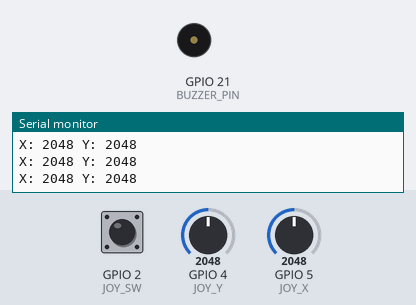
This sketch was run on a simulated ESP32. Parts: buzzer (waves = sounding), the last lines printed to the serial monitor. The test bench sets the inputs (shaded band); at power-on: GPIO 4 (JOY_Y) = 2048, GPIO 5 (JOY_X) = 2048, GPIO 2 (JOY_SW) HIGH.

Above: at 1.2 s.
1.3 s: GPIO 4 (JOY_Y) set to 2728
2.8 s: GPIO 4 (JOY_Y) set to 2833
At 3.29 s:
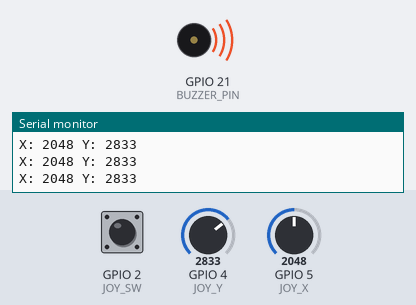
5.8 s: GPIO 5 (JOY_X) set to 2765
8.8 s: GPIO 5 (JOY_X) set to 2853
10.3 s: GPIO 5 (JOY_X) set to 2760
At 10.46 s:
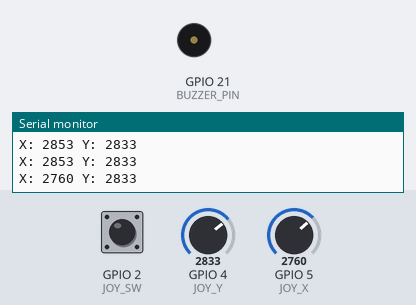
Timing chart, 0 to 14.3 s (numbered marks = the images above; inputs shaded):
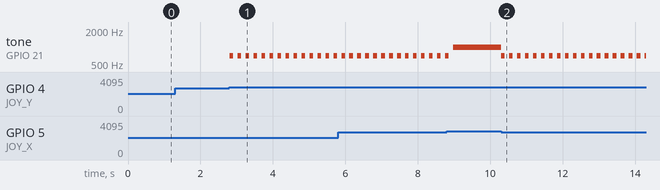

Measured:
- the behaviour switches between 2800 and 2801 on GPIO 4 (JOY_Y) (found by bisection; images 0 and 1)
- after the input at 2.8 s, tone on GPIO 21 (BUZZER_PIN): alternates 700 Hz for 0.10 s and silent for 0.12 s, starting at once
- after the input at 10.3 s, tone on GPIO 21 (BUZZER_PIN): alternates 700 Hz for 0.10 s and silent for 0.12 s, starting at once

The sketch:

sketch_nov24c.ino
```cpp
// ESP32 + Joystick + Passive Buzzer
// Left  = Low tone
// Right = High tone
// Up    = Fast beeps
// Press = Short melody

#define JOY_X 5
#define JOY_Y 4
#define JOY_SW 2
#define BUZZER_PIN 21

int melody[] = {
  262, 330, 392, 523, 392, 523
};

int noteDuration = 180;

void setup() {
  Serial.begin(115200);

  pinMode(JOY_X, INPUT);
  pinMode(JOY_Y, INPUT);
  pinMode(JOY_SW, INPUT_PULLUP);

  pinMode(BUZZER_PIN, OUTPUT);

  Serial.println("Joystick Music Instrument Ready!");
}

void playMelody() {
  for (int i = 0; i < 6; i++) {
    if (digitalRead(JOY_SW) == HIGH) {
      tone(BUZZER_PIN, melody[i]);
      delay(noteDuration);
      noTone(BUZZER_PIN);
      delay(50);
    }
  }
}

void loop() {
  int x = analogRead(JOY_X);
  int y = analogRead(JOY_Y);
  int button = digitalRead(JOY_SW);

  Serial.print("X: ");
  Serial.print(x);
  Serial.print(" Y: ");
  Serial.println(y);

  // Press joystick: play melody
  if (button == LOW) {
    noTone(BUZZER_PIN);
    playMelody();
  }

  // Move left: low tone
  else if (x < 1200) {
    tone(BUZZER_PIN, 200);
  }

  // Move right: high tone
  else if (x > 2800) {
    tone(BUZZER_PIN, 1000);
  }

  // Move up: fast beeps
  else if (y > 2800) {
    tone(BUZZER_PIN, 700);
    delay(100);
    noTone(BUZZER_PIN);
    delay(100);
  }

  // Center: silence
  else {
    noTone(BUZZER_PIN);
  }

  delay(20);
}
```
